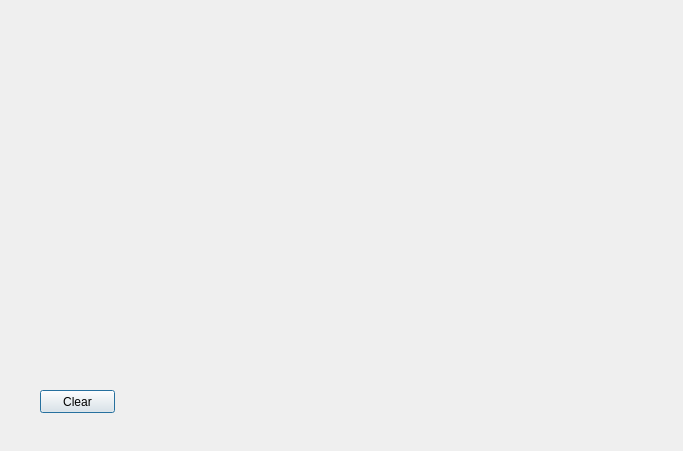
<?xml version="1.0" encoding="UTF-8"?>
<ui version="4.0">
 <class>FFTDialog</class>
 <widget class="QDialog" name="FFTDialog">
  <property name="geometry">
   <rect>
    <x>0</x>
    <y>0</y>
    <width>683</width>
    <height>451</height>
   </rect>
  </property>
  <property name="windowTitle">
   <string>Dialog</string>
  </property>
  <widget class="QCustomPlot" name="customPlot" native="true">
   <property name="geometry">
    <rect>
     <x>30</x>
     <y>50</y>
     <width>611</width>
     <height>301</height>
    </rect>
   </property>
  </widget>
  <widget class="QPushButton" name="pushButton">
   <property name="geometry">
    <rect>
     <x>40</x>
     <y>390</y>
     <width>75</width>
     <height>23</height>
    </rect>
   </property>
   <property name="text">
    <string>Clear</string>
   </property>
  </widget>
 </widget>
 <customwidgets>
  <customwidget>
   <class>QCustomPlot</class>
   <extends>QWidget</extends>
   <header>qcustomplot.h</header>
   <container>1</container>
  </customwidget>
 </customwidgets>
 <resources/>
 <connections/>
</ui>
